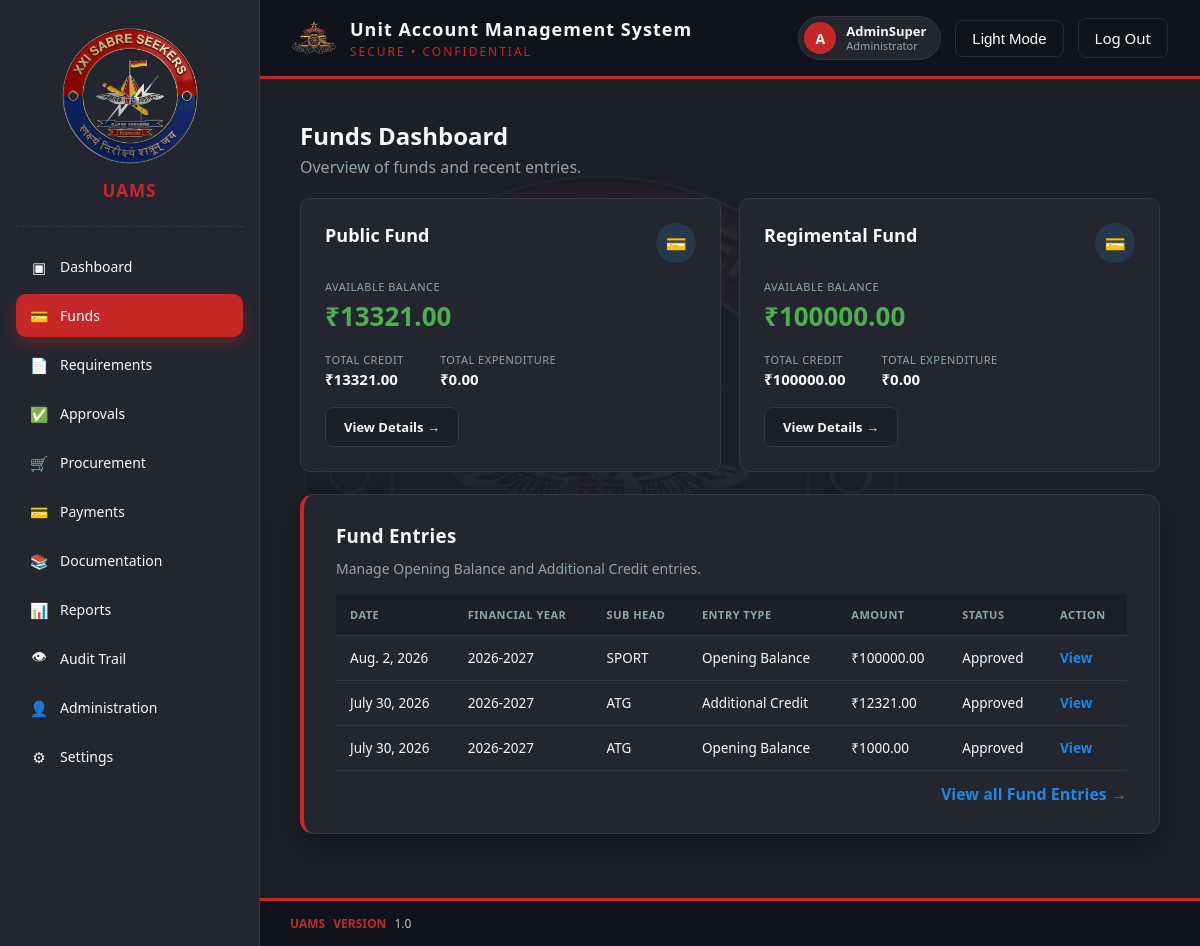
Page /finance/funds/ (signed in) on the earlier database version.
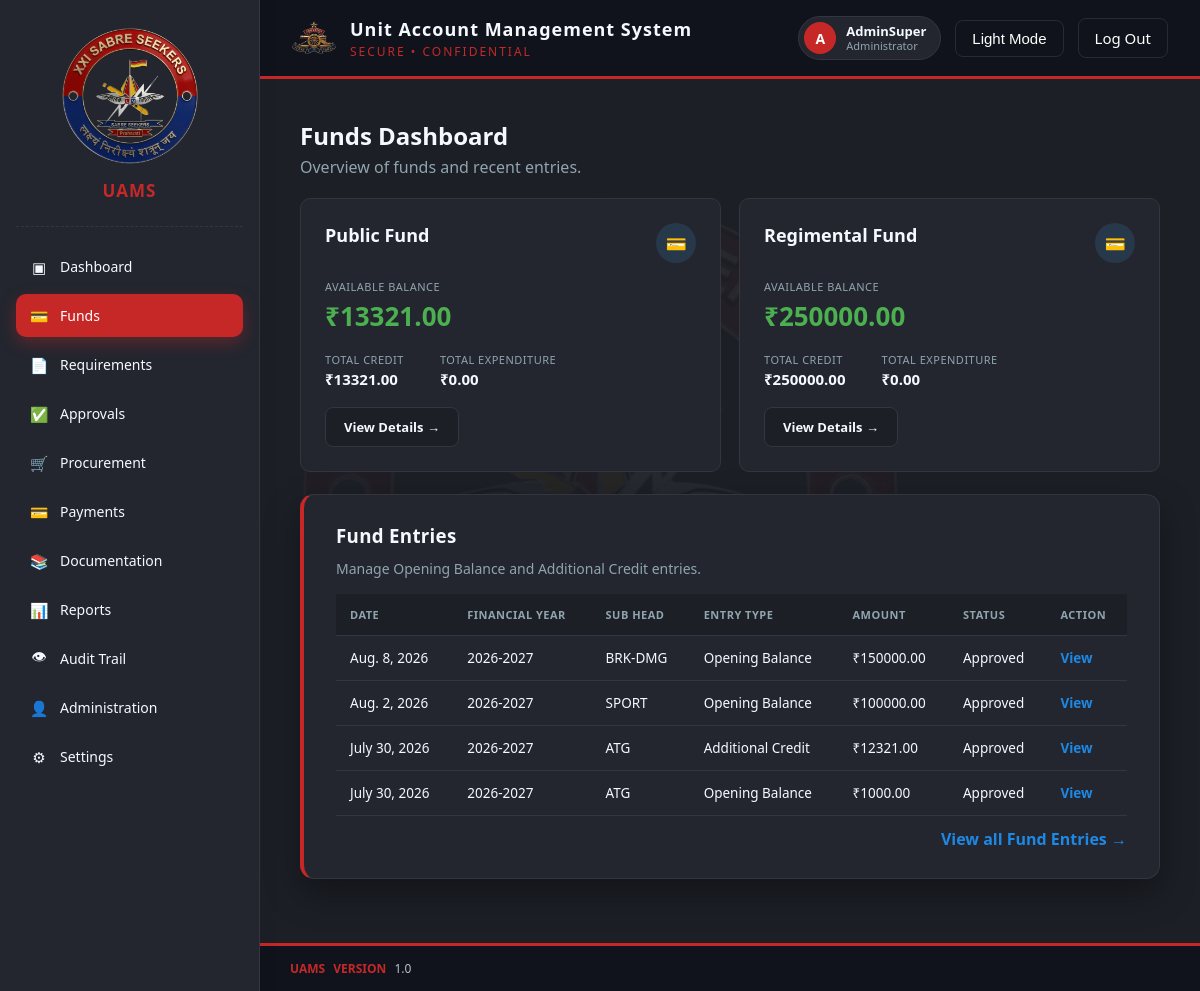
Same page on the later database version.
### masterdata/models.py (models this page shows, shortened)
class FundHead(CoreModel):
    name = models.CharField(max_length=150, unique=True)
    code = models.CharField(max_length=20, unique=True)
    is_active = models.BooleanField(default=True)
    class Meta:
        db_table = "md_fund_heads"
        ordering = ["name"]

class SubHead(CoreModel):
    fund_head = models.ForeignKey(
        FundHead, on_delete=models.PROTECT, related_name="sub_heads"
    )
    name = models.CharField(max_length=150)
    code = models.CharField(max_length=20)
    is_active = models.BooleanField(default=True)
    class Meta:
        db_table = "md_sub_heads"
        ordering = ["fund_head__name", "name"]
        unique_together = ("fund_head", "code")
        verbose_name_plural = "Sub Heads"

### finance/models.py (models this page shows, shortened)
class FundEntry(CoreModel):
    ENTRY_TYPE_CHOICES = [
        ("OPENING", "Opening Balance"),
        ("ADDITIONAL_CREDIT", "Additional Credit"),
    ]
    STATUS_CHOICES = [
        ("DRAFT", "Draft"),
        ("PENDING_CFA", "Pending CFA Approval"),
        ("APPROVED", "Approved"),
        ("RETURNED", "Returned for Correction"),
        ("REJECTED", "Rejected"),
        ("REVERSED", "Reversed"),
    ]
    financial_year = models.ForeignKey(
        FinancialYear,
        on_delete=models.PROTECT,
        related_name="fund_entries",
    )
    sub_head = models.ForeignKey(
        SubHead,
        on_delete=models.PROTECT,
        related_name="fund_entries",
    )
    entry_number = models.CharField(
        max_length=40,
        unique=True,
        editable=False,
        null=True,
        blank=True,
    )
    entry_type = models.CharField(
        max_length=25,
        choices=ENTRY_TYPE_CHOICES,
    )
    amount = models.DecimalField(
        max_digits=15,
        decimal_places=2,
        validators=[MinValueValidator(Decimal("0.01"))],
    )
    entry_date = models.DateField(
        default=timezone.localdate,
    )
    source = models.CharField(
        max_length=250,
        help_text=(
            "Example: Government grant, higher formation allocation, "
            "CSD profit or monthly cutting."
        ),
    )
    authority_number = models.CharField(
        max_length=100,
        blank=True,
        null=True,
    )
    authority_date = models.DateField(
        blank=True,
        null=True,
    )
    remarks = models.TextField(
        blank=True,
        null=True,
    )
    status = models.CharField(
        max_length=20,
        choices=STATUS_CHOICES,
        default="DRAFT",
    )
    cfa_remarks = models.TextField(
        blank=True,
        null=True,
    )
    cfa_acted_by = models.ForeignKey(
        settings.AUTH_USER_MODEL,
        on_delete=models.PROTECT,
        related_name="fund_entries_cfa_acted",
        blank=True,
        null=True,
    )
    cfa_acted_at = models.DateTimeField(
        blank=True,
        null=True,
    )
    class Meta:
        db_table = "fin_fund_entries"
        ordering = ["-entry_date", "-created_at"]
        verbose_name = "Fund Entry"
        verbose_name_plural = "Fund Entries"

class FinancialYear(CoreModel):
    name = models.CharField(
        max_length=9,
        unique=True,
        verbose_name="Financial Year",
        help_text="Example: 2026-27",
    )
    start_date = models.DateField()
    end_date = models.DateField()
    is_active = models.BooleanField(
        default=False,
        help_text="Only one financial year can remain active.",
    )
    is_closed = models.BooleanField(
        default=False,
        help_text="Closed financial years cannot accept new transactions.",
    )
    class Meta:
        db_table = "fin_financial_years"
        ordering = ["-start_date"]
        verbose_name = "Financial Year"
        verbose_name_plural = "Financial Years"
    def __str__(self):
        return self.name

### finance/views.py (the view)
@login_required
def fund_dashboard(request):
    role = getattr(request.user, "role", None)
    if role not in FUND_ROLES:
        raise PermissionDenied(
            "You are not authorised to access Funds."
        )
    fund_heads = []
    for fh in FundHead.objects.filter(is_active=True).order_by("name"):
        txns = FundTransaction.objects.filter(sub_head__fund_head=fh)
        summary = _balance_summary(txns)
        fund_heads.append({"fund_head": fh, **summary})
    if role == "ACCOUNTS_OFFICER":
        entries = FundEntry.objects.filter(
            created_by=request.user
        ).select_related(
            "financial_year", "sub_head", "sub_head__fund_head", "cfa_acted_by",
        )
    elif role == "CFA":
        entries = FundEntry.objects.filter(
            status="PENDING_CFA"
        ).select_related(
            "financial_year", "sub_head", "sub_head__fund_head", "created_by",
        )
    else:
        entries = FundEntry.objects.select_related(
            "financial_year", "sub_head", "sub_head__fund_head",
            "created_by", "cfa_acted_by",
        )
    context = {
        "fund_heads": fund_heads,
        "entries": entries[:10],
        "role": role,
    }
    return render(request, "finance/fund_dashboard.html", context)

### core_base/models.py (called while the page is built)
    def get_queryset(self):
        return super().get_queryset().filter(is_deleted=False)

### finance/views.py (called while the page is built)
def _balance_summary(transaction_qs):
    totals = transaction_qs.aggregate(
        total_credit=Coalesce(
            Sum("amount", filter=Q(transaction_type__in=CREDIT_TYPES)),
            ZERO,
        ),
        total_expenditure=Coalesce(
            Sum("amount", filter=Q(transaction_type="EXPENDITURE")),
            ZERO,
        ),
        total_debit=Coalesce(
            Sum("amount", filter=Q(transaction_type__in=DEBIT_TYPES)),
            ZERO,
        ),
    )
    totals["available_balance"] = (
        totals["total_credit"] - totals["total_debit"]
    )
    return totals

### templates/finance/fund_dashboard.html (shortened to what this page needs)
{% load static %}
<!DOCTYPE html>
<html lang="en">
<head>
  <link rel="stylesheet" href="{% static 'css/style.css' %}">
</head>
<body>
<div class="app-layout">
  {% include 'partials/sidebar.html' with active_nav='funds' %}
  <div class="main-content">
    {% include 'partials/header.html' with active_nav='funds' %}
    <div class="dashboard-shell">
      <div class="fd-page-head">
        <h2>Funds Dashboard</h2>
        <p>Overview of funds and recent entries.</p>
      </div>
      <div class="fd-fund-grid">
        {% for fh in fund_heads %}
          <div class="fd-fund-card">
            <div class="fd-fund-card-head">
              <h3>{{ fh.fund_head.name }}</h3>
              <div class="fd-fund-icon">&#128179;</div>
            </div>
            <div class="fd-balance-label">Available Balance</div>
            <div class="fd-balance-value">&#8377;{{ fh.available_balance|floatformat:2 }}</div>
            <div class="fd-mini-row">
              <div>
                <div class="fd-mini-label">Total Credit</div>
                <div class="fd-mini-value">&#8377;{{ fh.total_credit|floatformat:2 }}</div>
              </div>
              <div>
                <div class="fd-mini-label">Total Expenditure</div>
                <div class="fd-mini-value">&#8377;{{ fh.total_expenditure|floatformat:2 }}</div>
              </div>
            </div>
            <a href="{% url 'finance:fund-head-detail' fh.fund_head.pk %}" class="fd-view-btn">View Details &rarr;</a>
          </div>
        {% empty %}
          <div class="fd-fund-card">
            <p style="color:var(--text-secondary);">No active Fund Heads configured yet.</p>
          </div>
        {% endfor %}
      </div>
      <div class="card">
        <div class="fd-entries-head">
          <div>
            <h3>Fund Entries</h3>
            <p>Manage Opening Balance and Additional Credit entries.</p>
          </div>
        </div>
        <table class="fd-table">
          <thead>
            <tr>
              <th>Date</th>
              <th>Financial Year</th>
              <th>Sub Head</th>
              <th>Entry Type</th>
              <th>Amount</th>
              <th>Status</th>
              <th>Action</th>
            </tr>
          </thead>
          <tbody>
            {% for entry in entries %}
              <tr>
                <td>{{ entry.entry_date }}</td>
                <td>{{ entry.financial_year }}</td>
                <td>{{ entry.sub_head.code }}</td>
                <td>{{ entry.get_entry_type_display }}</td>
                <td>&#8377;{{ entry.amount }}</td>
                <td>{{ entry.get_status_display }}</td>
                <td><a href="{% url 'finance:fund-entry-detail' entry.pk %}" class="fd-view-link">View</a></td>
              </tr>
            {% empty %}
              <tr><td colspan="7" class="fd-empty">No Fund Entries found.</td></tr>
            {% endfor %}
          </tbody>
        </table>
        <div style="text-align:right; margin-top:12px;">
          <a href="{% url 'finance:fund-entry-list' %}" class="fd-view-link">View all Fund Entries &rarr;</a>
        </div>
      </div>
    </div>
    {% include 'partials/footer.html' %}
  </div>
</div>
</body>
</html>

Differences in the rows shown:
computed for FundHead "Regimental Fund": available_balance "100000.00" → "250000.00"; total_credit "100000.00" → "250000.00"
added FundEntry: entry_date "Aug. 8, 2026", financial_year "2026-2027", sub_head.code "BRK-DMG", entry_type "Opening Balance", amount "150000.00", status "Approved"
